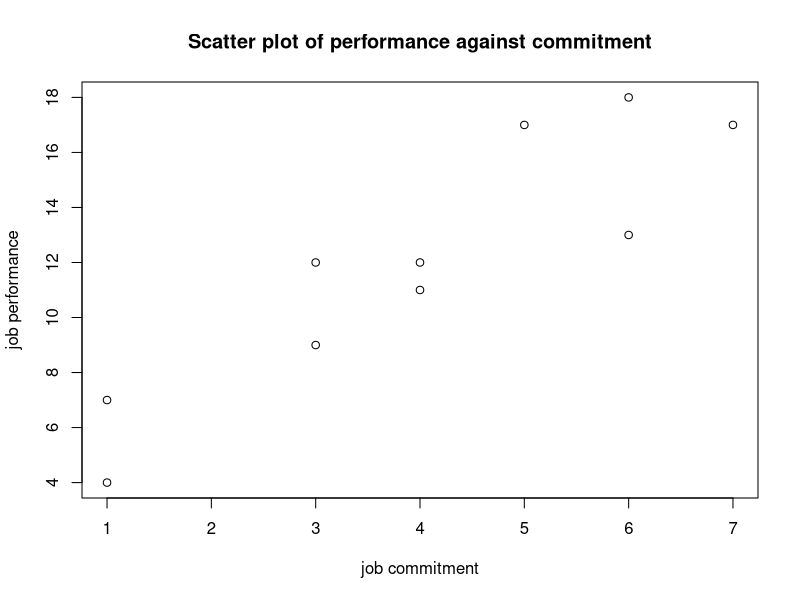

The R source for this figure:
# Example 1: Job Commitment and Performance

# set work directory
setwd("c:/users/wchan/google drive/stat6108/data")

# load library Hmisc
library(Hmisc)

# import data
mydata <- read.table("example1_1.dat", header=TRUE)

sink("example1_1.out", split=TRUE)
list(mydata)

# Scatter plot
attach(mydata)
plot(commitment, performance, main="Scatter plot of performance against commitment", xlab="job commitment", ylab="job performance")

# Person correlation coefficient
cat("\n compute Pearson correlation and its test \n")
rcorr(as.matrix(mydata), type="pearson")
sink()
